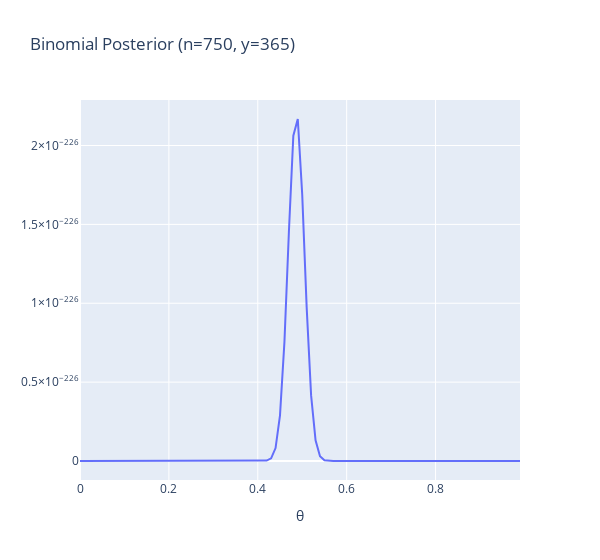

The notebook cell this image was saved under:
### Markdown cell above
Now consider a whopping **750 births, with 365 girls**.

### Code cell
binomial_posterior(n=750, y=365)
